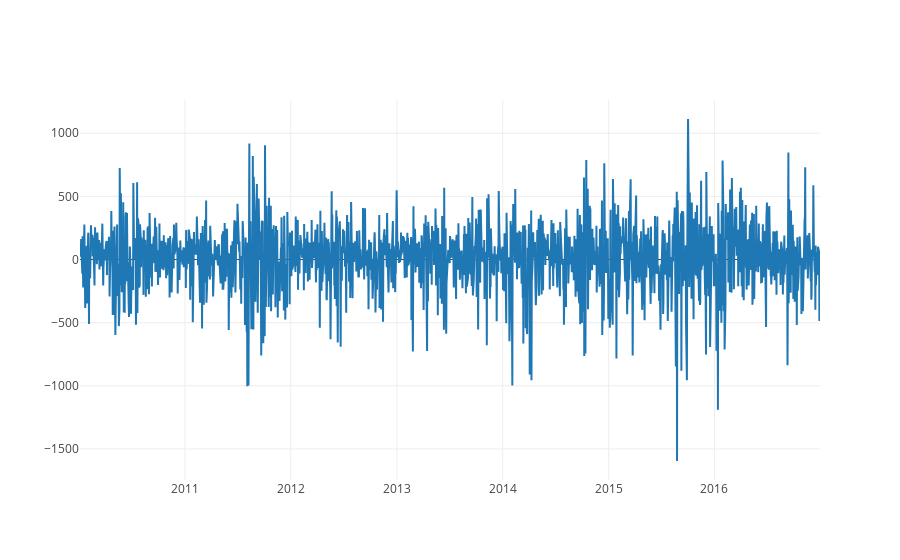

Write notebook code for a chart like this one.
### Markdown cell above
### Task

A popular metric people analyze is the Dow Jones Industrial Average, which is the sum of the price of one stock of the top 30 companies divided by a divisor, d. Originally it was the same sum divided by the number of stocks. We can simplify this task by making it the difference between the sum of all stocks at close - sum of all stocks at open, divided by the number of corporations recorded that day. 

$$\frac{\sum_{c \in C} p_{open} - p_{close}}{|C|}$$

In other words at a high level the user can derive data regarding net gains per day.

### Code cell
dfGrouped = df.groupby('date').sum().reset_index()
dfGrouped['net_gain'] = dfGrouped['close'] - dfGrouped['open']
iplot([{"x":dfGrouped['date'],"y":dfGrouped['net_gain']}])

### Figure 1 — Plotly figure (JSON) as saved in the notebook; plotly's stock layout.template omitted (floating-point values rounded to 4 significant figures; data arrays with more than 128 entries replaced by an {"elided": "..."} marker saying what was removed)
{"data": [{"type": "scatter", "uid": "ab12b072-8c2c-4230-9524-0359d43cea24", "x": {"elided": "1762 str values"}, "y": {"elided": "1762 float values"}}], "layout": {}}
